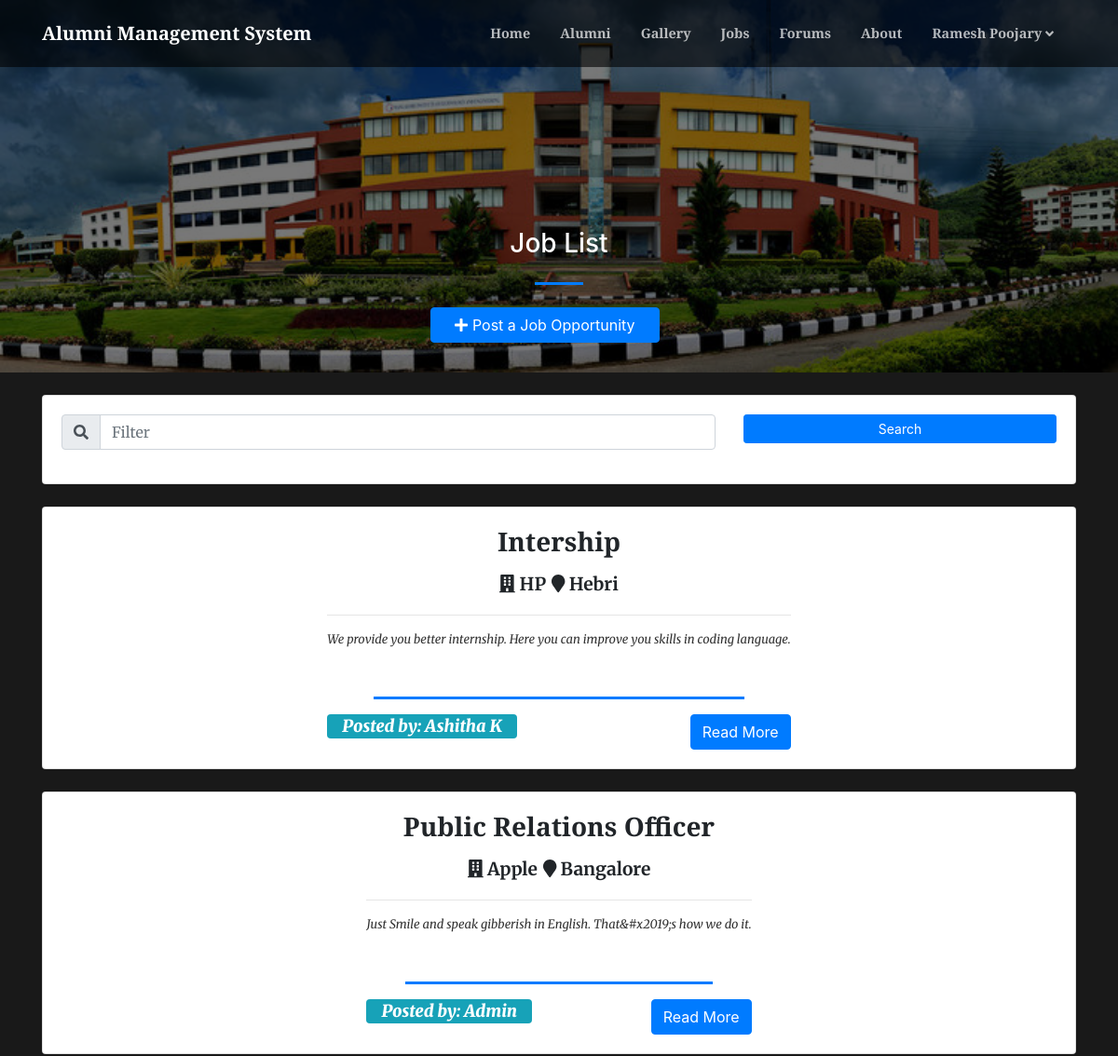
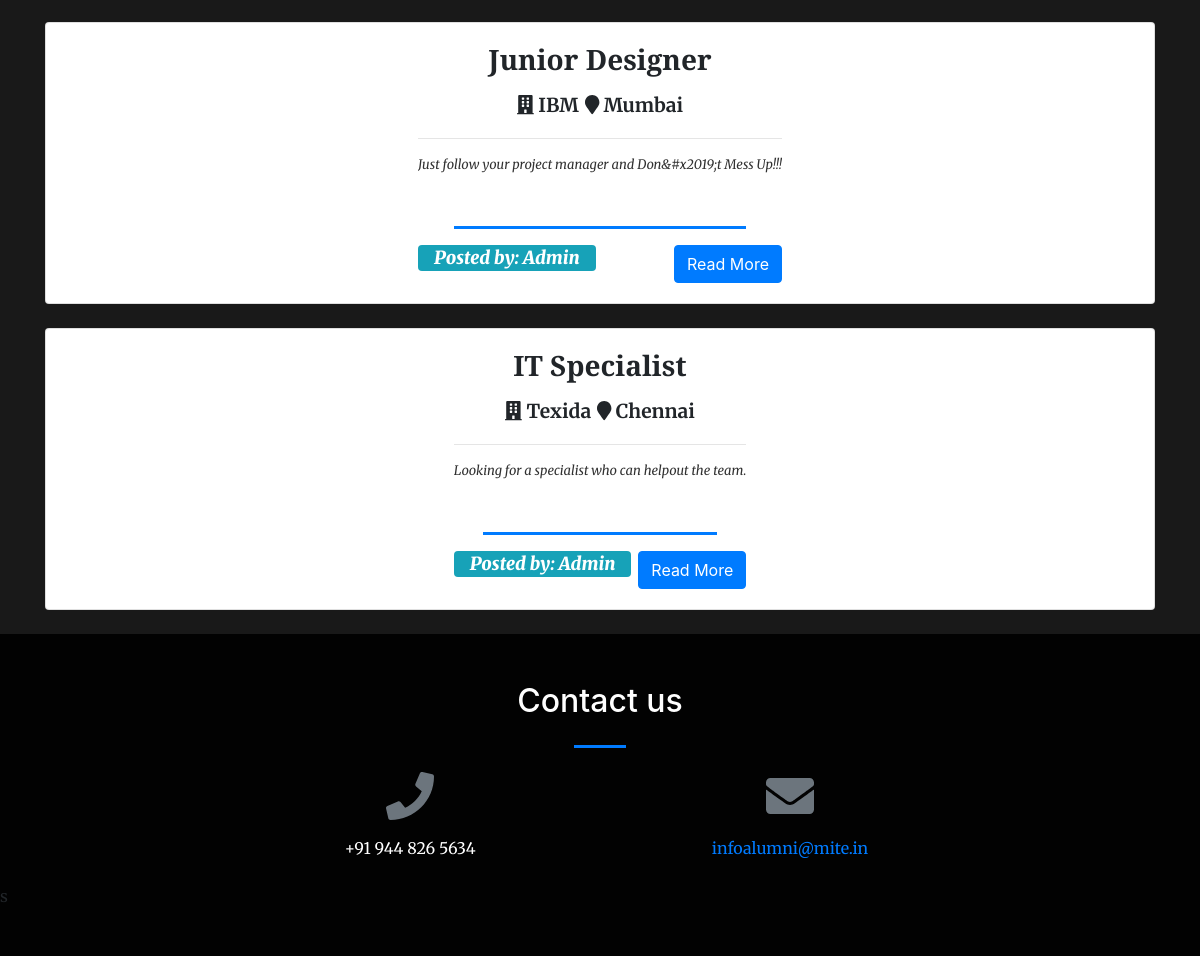
/index.php?page=careers (signed in), run on the app's committed database (2 pictures, top to bottom).
### tables this page shows
CREATE TABLE `careers` (
  `id` int(30) NOT NULL,
  `company` varchar(250) NOT NULL,
  `location` text NOT NULL,
  `job_title` text NOT NULL,
  `description` text NOT NULL,
  `user_id` int(30) NOT NULL,
  `date_created` datetime NOT NULL DEFAULT current_timestamp()
);

CREATE TABLE `users` (
  `id` int(30) NOT NULL,
  `name` text NOT NULL,
  `username` varchar(200) NOT NULL,
  `password` text NOT NULL,
  `type` tinyint(1) NOT NULL DEFAULT 3 COMMENT '1=Admin,2=Alumni officer, 3= alumnus',
  `auto_generated_pass` text NOT NULL,
  `alumnus_id` int(30) NOT NULL
);

### careers.php (the view, shortened to what this page needs)
<?php
include 'admin/db_connect.php';
?>
<header class="masthead">
    <div class="container-fluid h-100">
        <div class="row h-100 align-items-center justify-content-center text-center">
            <div class="col-lg-8 align-self-end mb-4 page-title">
                <h3 class="text-white">Job List</h3>
                <hr class="divider my-4" />
            <div class="row col-md-12 mb-2 justify-content-center">
                    <button class="btn btn-primary btn-block col-sm-4" type="button" id="new_career"><i class="fa fa-plus"></i> Post a Job Opportunity</button>
            </div>
            </div>
        </div>
    </div>
</header>
<div class="container mt-3 pt-2">
    <div class="card mb-4">
        <div class="card-body">
            <div class="row">
                <div class="col-md-8">
                    <div class="input-group mb-3">
                      <div class="input-group-prepend">
                        <span class="input-group-text" id="filter-field"><i class="fa fa-search"></i></span>
                      </div>
                      <input type="text" class="form-control" placeholder="Filter" id="filter" aria-label="Filter" aria-describedby="filter-field">
                    </div>
                </div>
                <div class="col-md-4">
                    <button class="btn btn-primary btn-block btn-sm" id="search">Search</button>
                </div>
            </div>
        </div>
    </div>
   <?php
    $event = $conn->query("SELECT c.*,u.name from careers c inner join users u on u.id = c.user_id order by id desc");
    while($row = $event->fetch_assoc()):
        $trans = get_html_translation_table(HTML_ENTITIES,ENT_QUOTES);
        unset($trans["\""], $trans["<"], $trans[">"], $trans["<h2"]);
        $desc = strtr(html_entity_decode($row['description']),$trans);
        $desc=str_replace(array("<li>","</li>"), array("",","), $desc);
    ?>
    <div class="card job-list" data-id="<?php echo $row['id'] ?>">
        <div class="card-body">
            <div class="row  align-items-center justify-content-center text-center h-100">
                <div class="">
                    <h3><b class="filter-txt"><?php echo ucwords($row['job_title']) ?></b></h3>
                    <div>
                    <span class="filter-txt"><small><b><i class="fa fa-building"></i> <?php echo ucwords($row['company']) ?></b></small></span>
                    <span class="filter-txt"><small><b><i class="fa fa-map-marker"></i> <?php echo ucwords($row['location']) ?></b></small></span>
                    </div>
                    <hr>
                    <larger class="truncate filter-txt"><?php echo strip_tags($desc) ?></larger>
                    <br>
                    <hr class="divider"  style="max-width: calc(80%)">
                    <span class="badge badge-info float-left px-3 pt-1 pb-1">
                        <b><i>Posted by: <?php echo $row['name'] ?></i></b>
                    </span>
                    <button class="btn btn-primary float-right read_more" data-id="<?php echo $row['id'] ?>">Read More</button>
                </div>
            </div>
        </div>
    </div>
    <br>
    <?php endwhile; ?>
</div>

### careers.php (style rules this page uses)
header.masthead,header.masthead:before { min-height: 50vh !important; height: 50vh !important }
.masthead { min-height: 23vh !important; height: 23vh !important; }
.masthead:before { min-height: 23vh !important; height: 23vh !important; }

### data on the page
careers: job_title "Intership", company "HP", location "Hebri", description "We provide you better internship. Here you can improve you skills in coding language.", user.name "Ashitha K"
careers: job_title "Public Relations Officer", company "Apple", location "Bangalore", description "Just Smile and speak gibberish in English. That&#x2019;s how we do it.", user.name "Admin"
careers: job_title "Junior Designer", company "IBM", location "Mumbai", description "Just follow your project manager and Don&#x2019;t Mess Up!!!", user.name "Admin"
careers: job_title "IT Specialist", company "Texida", location "Chennai", description "Looking for a specialist who can helpout the team.", user.name "Admin"

### other printed values
$_SESSION['system']['name'] "Alumni Management System"
$_SESSION['login_name'] "Ramesh Poojary"
$_SESSION['system']['contact'] "+91 944 826 5634"
$_SESSION['system']['email'] "infoalumni@mite.in"
